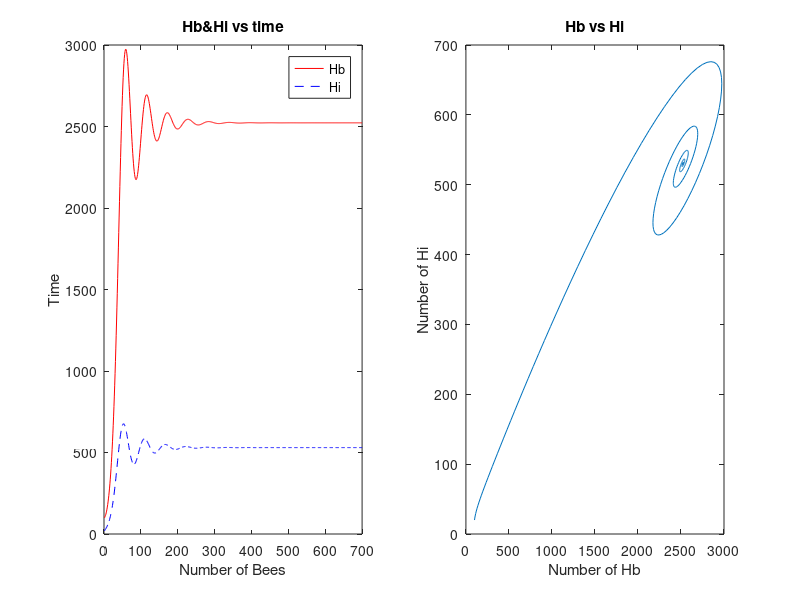

MATLAB code for this plot:
clc;                                               % Clears the screen
clear all;

t=1; t_end=700;%How long the day is

L=1500;
w=10000;
Alpha=0.25;
Sigma=0.75;
m=0.24;% I got those data from the research

Hb = zeros(t_end,1);
Hi = zeros(t_end,1);

Hb(1) = 100;% How many Hb and Hi in the day 1
Hi(1) = 20;
x=[Hb;Hi];
                                        
f1=@(x,y) L.*(x)/(w+x)-Alpha.*x+Sigma.*x.*(y./(x+y));
f2=@(x,y) Alpha.*x-Sigma.*x.*(y./(x-y))-m.*y;  
F_xy = @(x,y)[f1(x,y);f2(x,y)];                    


for i=1:(t_end-1)                           % calculation loop
    k_1 = F_xy(Hb(i),Hi(i)); 
    
    k_2 = F_xy(Hb(i)+0.5*t,Hi(i)+0.5*t*k_1);
    k_3 = F_xy((Hb(i)+0.5*t),(Hi(i)+0.5*t*k_2));
    k_4 = F_xy((Hb(i)+t),(Hi(i)+k_3*t));
    
    Hb(i+1) = Hb(i) + (1/6)*(k_1(1)+2*k_2(1)+2*k_3(1)+k_4(1))*t;
    Hi(i+1) = Hi(i) + (1/6)*(k_1(2)+2*k_2(2)+2*k_3(2)+k_4(2))*t;  
end
 
time=1:1:t_end;%figures are in here
figure(1);%Hb and Hi vs time
subplot(1,2,1);
plot(time,Hb,'r-');
hold on;
plot(time,Hi,'b--');
title('Hb&Hi vs time');
xlabel('Number of Bees');
ylabel('Time');
legend('Hb','Hi');
subplot(1,2,2);
plot(Hb,Hi);
title('Hb vs Hi');
xlabel('Number of Hb');
ylabel('Number of Hi');

for i=1:1:t_end
fprintf('point is %8.4e %8.4e and the rate is %8.4e\n',Hb(i),Hi(i),Hb(i)/Hi(i) );
end
